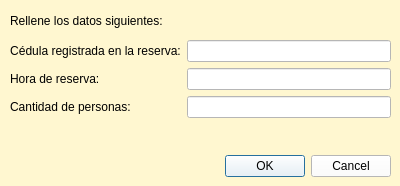
<?xml version="1.0" encoding="UTF-8"?>
<ui version="4.0">
 <class>DialogoReservarRestaurante</class>
 <widget class="QDialog" name="DialogoReservarRestaurante">
  <property name="geometry">
   <rect>
    <x>0</x>
    <y>0</y>
    <width>400</width>
    <height>186</height>
   </rect>
  </property>
  <property name="windowTitle">
   <string>Reservar Restaurante</string>
  </property>
  <property name="styleSheet">
   <string notr="true">background-color: rgb(255, 247, 208);</string>
  </property>
  <widget class="QDialogButtonBox" name="buttonBox">
   <property name="geometry">
    <rect>
     <x>50</x>
     <y>150</y>
     <width>341</width>
     <height>32</height>
    </rect>
   </property>
   <property name="styleSheet">
    <string notr="true">background-color: rgb(255, 255, 255);</string>
   </property>
   <property name="orientation">
    <enum>Qt::Horizontal</enum>
   </property>
   <property name="standardButtons">
    <set>QDialogButtonBox::Cancel|QDialogButtonBox::Ok</set>
   </property>
  </widget>
  <widget class="QLabel" name="label_5">
   <property name="geometry">
    <rect>
     <x>10</x>
     <y>0</y>
     <width>361</width>
     <height>41</height>
    </rect>
   </property>
   <property name="styleSheet">
    <string notr="true">font: 10pt &quot;Times New Roman&quot;;</string>
   </property>
   <property name="text">
    <string>Rellene los datos siguientes:</string>
   </property>
  </widget>
  <widget class="QWidget" name="formLayoutWidget">
   <property name="geometry">
    <rect>
     <x>10</x>
     <y>40</y>
     <width>381</width>
     <height>101</height>
    </rect>
   </property>
   <layout class="QFormLayout" name="formLayout">
    <item row="0" column="0">
     <widget class="QLabel" name="label">
      <property name="styleSheet">
       <string notr="true">font: 10pt &quot;Times New Roman&quot;;</string>
      </property>
      <property name="text">
       <string>Cédula registrada en la reserva:</string>
      </property>
      <property name="alignment">
       <set>Qt::AlignCenter</set>
      </property>
     </widget>
    </item>
    <item row="0" column="1">
     <widget class="QLineEdit" name="le_cedula">
      <property name="styleSheet">
       <string notr="true">background-color: rgb(255, 255, 255);</string>
      </property>
     </widget>
    </item>
    <item row="1" column="0">
     <widget class="QLabel" name="label_2">
      <property name="styleSheet">
       <string notr="true">font: 10pt &quot;Times New Roman&quot;;</string>
      </property>
      <property name="text">
       <string>Hora de reserva:</string>
      </property>
     </widget>
    </item>
    <item row="1" column="1">
     <widget class="QLineEdit" name="le_hora_reserva">
      <property name="styleSheet">
       <string notr="true">background-color: rgb(255, 255, 255);</string>
      </property>
     </widget>
    </item>
    <item row="2" column="0">
     <widget class="QLabel" name="label_3">
      <property name="styleSheet">
       <string notr="true">font: 10pt &quot;Times New Roman&quot;;</string>
      </property>
      <property name="text">
       <string>Cantidad de personas:</string>
      </property>
     </widget>
    </item>
    <item row="2" column="1">
     <widget class="QLineEdit" name="le_cantidad_personas">
      <property name="styleSheet">
       <string notr="true">background-color: rgb(255, 255, 255);</string>
      </property>
     </widget>
    </item>
    <item row="3" column="0">
     <widget class="QLabel" name="label_4">
      <property name="styleSheet">
       <string notr="true">font: 10pt &quot;Times New Roman&quot;;</string>
      </property>
      <property name="text">
       <string/>
      </property>
     </widget>
    </item>
   </layout>
  </widget>
 </widget>
 <resources/>
 <connections>
  <connection>
   <sender>buttonBox</sender>
   <signal>accepted()</signal>
   <receiver>DialogoReservarRestaurante</receiver>
   <slot>accept()</slot>
   <hints>
    <hint type="sourcelabel">
     <x>248</x>
     <y>254</y>
    </hint>
    <hint type="destinationlabel">
     <x>157</x>
     <y>274</y>
    </hint>
   </hints>
  </connection>
  <connection>
   <sender>buttonBox</sender>
   <signal>rejected()</signal>
   <receiver>DialogoReservarRestaurante</receiver>
   <slot>reject()</slot>
   <hints>
    <hint type="sourcelabel">
     <x>316</x>
     <y>260</y>
    </hint>
    <hint type="destinationlabel">
     <x>286</x>
     <y>274</y>
    </hint>
   </hints>
  </connection>
 </connections>
</ui>
